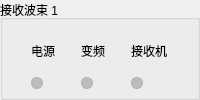
                <widget class="QGroupBox" name="gbRxBeamDevice1">
                 <property name="title">
                  <string>接收波束 1</string>
                 </property>
                 <layout class="QGridLayout" name="layoutRxBeamDevice1">
                  <property name="leftMargin">
                   <number>8</number>
                  </property>
                  <property name="topMargin">
                   <number>10</number>
                  </property>
                  <property name="rightMargin">
                   <number>8</number>
                  </property>
                  <property name="bottomMargin">
                   <number>8</number>
                  </property>
                  <property name="spacing">
                   <number>6</number>
                  </property>
                  <item row="0" column="0">
                   <widget class="QLabel" name="lblRxBeam1Power">
                    <property name="text">
                     <string>电源</string>
                    </property>
                    <property name="alignment">
                     <set>Qt::AlignCenter</set>
                    </property>
                   </widget>
                  </item>
                  <item row="1" column="0">
                   <widget class="QLabel" name="ledRxBeam1Power">
                    <property name="minimumSize">
                     <size>
                      <width>12</width>
                      <height>12</height>
                     </size>
                    </property>
                    <property name="maximumSize">
                     <size>
                      <width>12</width>
                      <height>12</height>
                     </size>
                    </property>
                    <property name="styleSheet">
                     <string notr="true">background:#BDBDBD;border:1px solid #AFAFAF;border-radius:6px;</string>
                    </property>
                    <property name="text">
                     <string/>
                    </property>
                   </widget>
                  </item>
                  <item row="0" column="1">
                   <widget class="QLabel" name="lblRxBeam1Converter">
                    <property name="text">
                     <string>变频</string>
                    </property>
                    <property name="alignment">
                     <set>Qt::AlignCenter</set>
                    </property>
                   </widget>
                  </item>
                  <item row="1" column="1">
                   <widget class="QLabel" name="ledRxBeam1Converter">
                    <property name="minimumSize">
                     <size>
                      <width>12</width>
                      <height>12</height>
                     </size>
                    </property>
                    <property name="maximumSize">
                     <size>
                      <width>12</width>
                      <height>12</height>
                     </size>
                    </property>
                    <property name="styleSheet">
                     <string notr="true">background:#BDBDBD;border:1px solid #AFAFAF;border-radius:6px;</string>
                    </property>
                    <property name="text">
                     <string/>
                    </property>
                   </widget>
                  </item>
                  <item row="0" column="2">
                   <widget class="QLabel" name="lblRxBeam1Receiver">
                    <property name="text">
                     <string>接收机</string>
                    </property>
                    <property name="alignment">
                     <set>Qt::AlignCenter</set>
                    </property>
                   </widget>
                  </item>
                  <item row="1" column="2">
                   <widget class="QLabel" name="ledRxBeam1Receiver">
                    <property name="minimumSize">
                     <size>
                      <width>12</width>
                      <height>12</height>
                     </size>
                    </property>
                    <property name="maximumSize">
                     <size>
                      <width>12</width>
                      <height>12</height>
                     </size>
                    </property>
                    <property name="styleSheet">
                     <string notr="true">background:#BDBDBD;border:1px solid #AFAFAF;border-radius:6px;</string>
                    </property>
                    <property name="text">
                     <string/>
                    </property>
                   </widget>
                  </item>
                 </layout>
                </widget>
